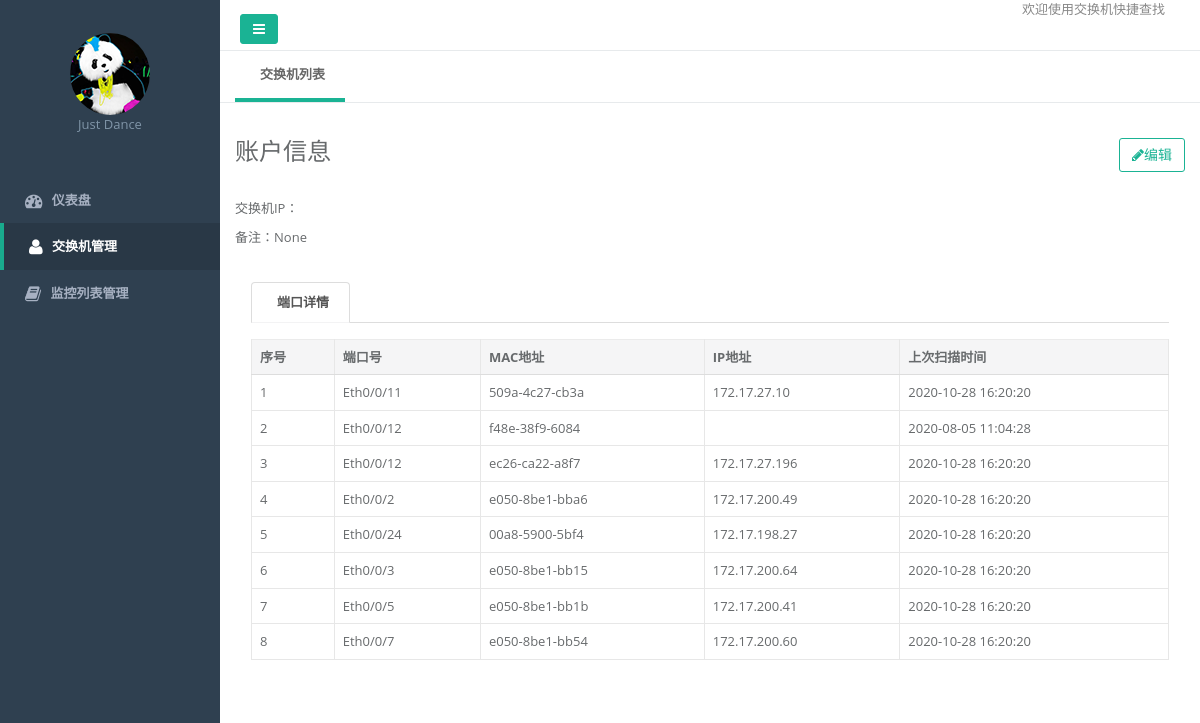
/switch/info?id=13, run on the app's committed database.
### common/models/Sw.py (models this page shows, shortened)
class Sw(db.Model):
    __tablename__ = 'Sw'
    id = db.Column(db.Integer, primary_key=True)
    ipaddr = db.Column(db.Text)
    user = db.Column(db.Text)
    passwd = db.Column(db.Text)
    iscore = db.Column(db.Integer, default=0)
    status = db.Column(db.Integer, default=0)
    update_time = db.Column(db.Text)
    create_time = db.Column(db.Text)
    note = db.Column(db.Text)

### common/models/Mac.py (models this page shows)
class MAC(db.Model):
    __tablename__ = 'MAC'
    id = db.Column(db.Integer, primary_key=True)
    macadd = db.Column(db.Text)
    port = db.Column(db.Text)
    swip = db.Column(db.Integer)
    update_time = db.Column(db.Text)
    note = db.Column(db.Text)

### web/switch/index.py (the view)
@route_sw.route('/info')
def info():
    resp_data = {}
    req = request.values
    swid = req['id'] if 'id' in req or 'id' == None else 0
    sw_info = Sw.query.filter_by(id=swid).first()
    mac_info = db.session.query(MAC, ARP).outerjoin(ARP, ARP.macadd == MAC.macadd).filter(MAC.swip == sw_info.ipaddr).order_by(MAC.port).all()
    resp_data['info'] = sw_info
    resp_data['macinfo'] = mac_info
    return ops_render('switch/info.html', resp_data)

### common/Helper.py (called while the page is built)
def ops_render(template, context={}):
    return render_template(template, **context)

### common/UrlManager.py (called while the page is built)
    @staticmethod
    def buildUrl(path):
        return path

    @staticmethod
    def buildStaticUrl(path):
        ver = "%s" % (int(time.time()))
        path = "/static" + path + "?ver=" + ver
        return UrlManager.buildUrl(path)

### web/templates/switch/info.html
{% extends "common/layout_main.html" %}
{% block content %}
<div class="row  border-bottom">
    <div class="col-lg-12">
        <div class="tab_title">
            <ul class="nav nav-pills">
                <li class="current">
                    <a href="{{ buildUrl('/switch/') }}">交换机列表</a>
                </li>
            </ul>
        </div>
    </div>
</div>
<div class="row m-t">
	<div class="col-lg-12">
        <div class="row">
            <div class="col-lg-12">
                <div class="m-b-md">
					<a class="btn btn-outline btn-primary pull-right" href="{{ buildUrl('/switch/set') }}?id={{ info.id }}">
                        <i class="fa fa-pencil"></i>编辑
                    </a>
					<h2>账户信息</h2>
                </div>
            </div>
        </div>
        <div class="row">
            <div class="col-lg-10">
                <p class="m-t">交换机IP：{{ info.ipaddress }}</p>
                <p>备注：{{ info.note }}</p>
             </div>
        </div>
 <div class="row m-t">
            <div class="col-lg-12">
                <div class="panel blank-panel">
                    <div class="panel-heading">
                        <div class="panel-options">
                            <ul class="nav nav-tabs">
                                <li class="active">
                                    <a href="javascript:void(0);" data-toggle="tab" aria-expanded="false">端口详情</a>
                                </li>
                            </ul>
                        </div>
                    </div>
                    <div class="panel-body">
                        <div class="tab-content">
                            <div class="tab-pane active">
                                <table class="table table-bordered">
                                    <thead>
                                        <tr>
                                            <th>序号</th>
                                            <th>端口号</th>
                                            <th>MAC地址</th>
                                            <th>IP地址</th>
                                            <th>上次扫描时间</th>
                                        </tr>
                                    </thead>
                                    <tbody>
									{% if macinfo %}
                                            {% for item in macinfo %}
                                               <tr>
                                               <td>{{ loop.index }}</td>
                                             <td>{{ item.MAC.port }}</td>
                                               <td>{{ item.MAC.macadd}}</td>
                                               <td>{{ item.ARP.ipaddr }}</td>
                                               <td>{{ item.MAC.update_time }}</td>
                                             </tr>
                                        {% endfor %}
                                        {% else %}
                                        <td colspan="5">暂无数据</td>
                                    {% endif %}
                                     </tbody>
                                </table>
                            </div>
                        </div>
                    </div>
                </div>
            </div>
        </div>
	</div>
</div>
{% endblock %}

### data on the page
Sw: note "None"
MAC: MAC.port "Eth0/0/11", MAC.macadd "509a-4c27-cb3a", ARP.ipaddr "172.17.27.10", MAC.update_time "2020-10-28 16:20:20"
MAC: MAC.port "Eth0/0/12", MAC.macadd "f48e-38f9-6084", MAC.update_time "2020-08-05 11:04:28"
MAC: MAC.port "Eth0/0/12", MAC.macadd "ec26-ca22-a8f7", ARP.ipaddr "172.17.27.196", MAC.update_time "2020-10-28 16:20:20"
MAC: MAC.port "Eth0/0/2", MAC.macadd "e050-8be1-bba6", ARP.ipaddr "172.17.200.49", MAC.update_time "2020-10-28 16:20:20"
MAC: MAC.port "Eth0/0/24", MAC.macadd "00a8-5900-5bf4", ARP.ipaddr "172.17.198.27", MAC.update_time "2020-10-28 16:20:20"
MAC: MAC.port "Eth0/0/3", MAC.macadd "e050-8be1-bb15", ARP.ipaddr "172.17.200.64", MAC.update_time "2020-10-28 16:20:20"
MAC: MAC.port "Eth0/0/5", MAC.macadd "e050-8be1-bb1b", ARP.ipaddr "172.17.200.41", MAC.update_time "2020-10-28 16:20:20"
MAC: MAC.port "Eth0/0/7", MAC.macadd "e050-8be1-bb54", ARP.ipaddr "172.17.200.60", MAC.update_time "2020-10-28 16:20:20"
